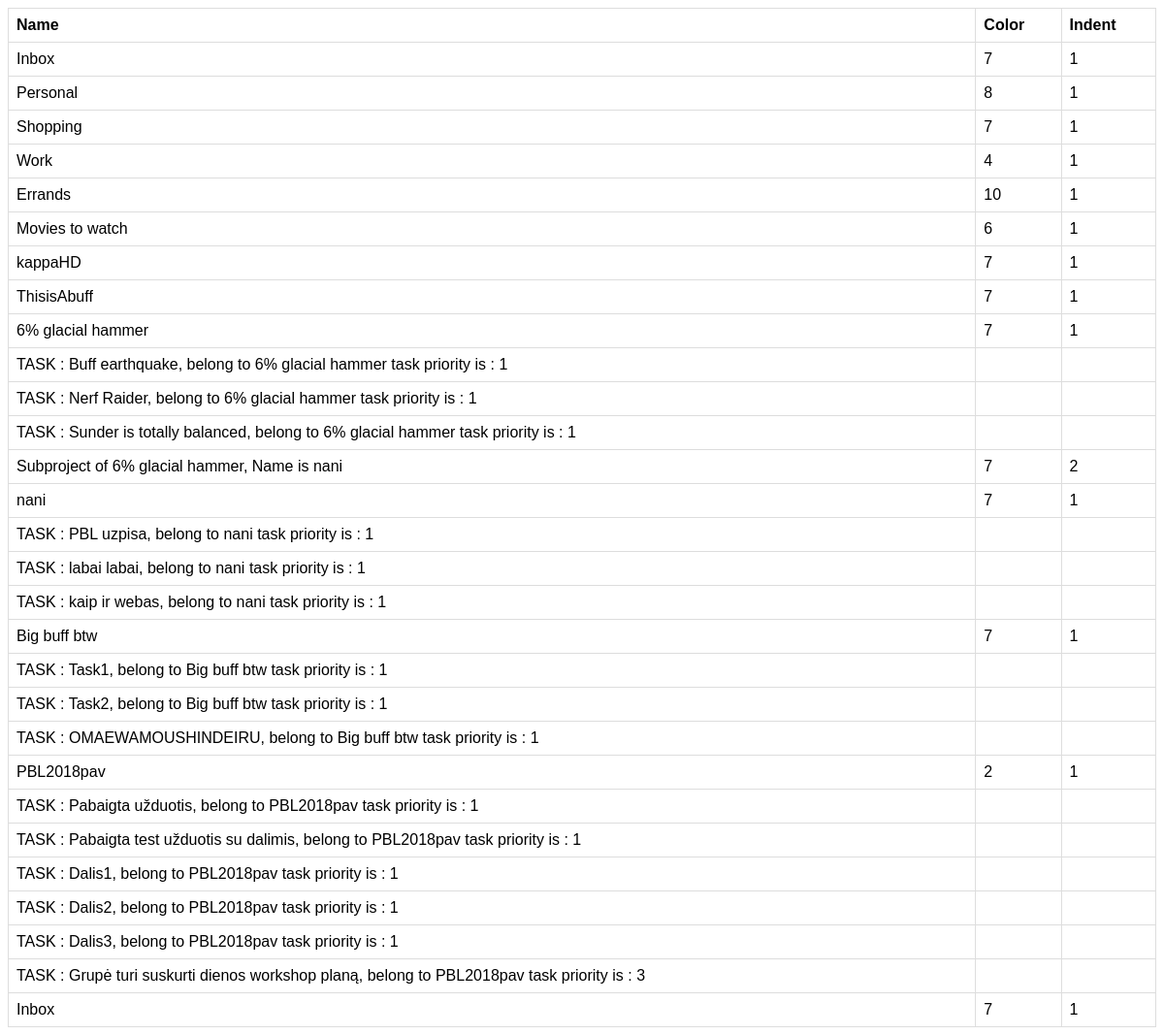
The page /projektai/ on the database as committed earlier.
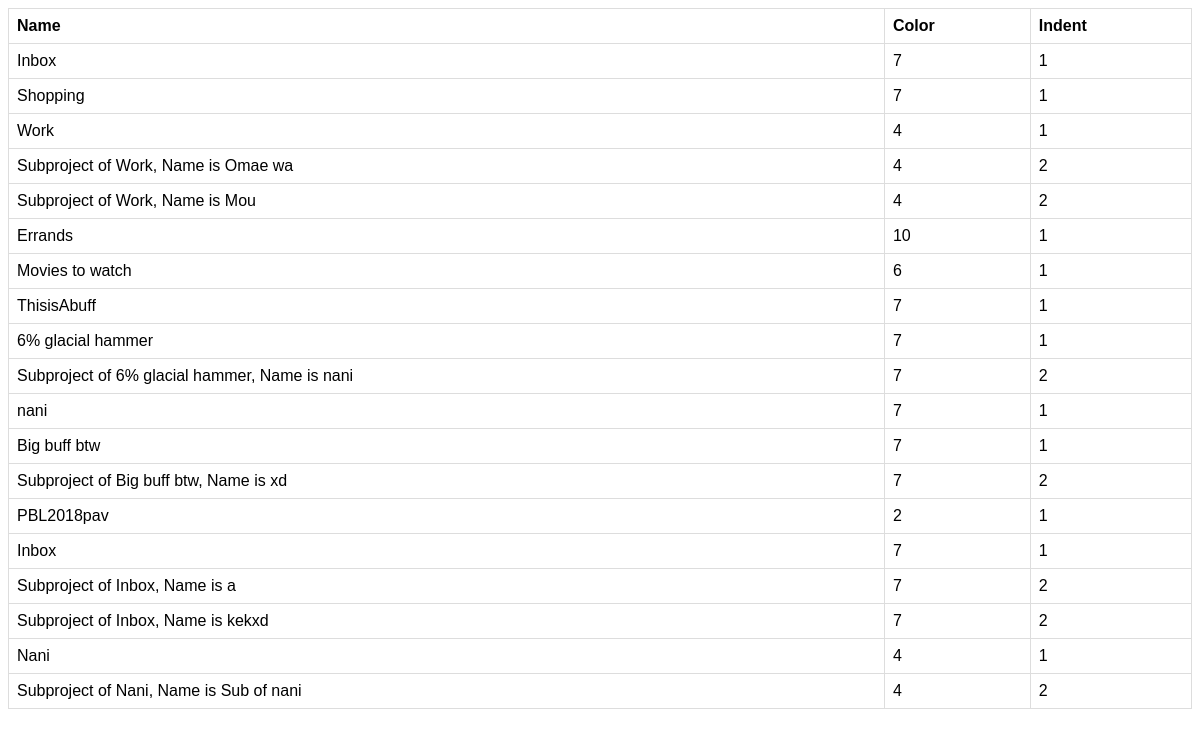
The same page on the database as committed later.
### projektai/models.py (models this page shows, shortened)
class Projektas(models.Model):
    Project_token = models.ForeignKey(UserProfile,to_field='token',on_delete=models.PROTECT,null=True)
    Project_name = models.CharField(max_length=100)
    Project_ID = models.BigIntegerField(primary_key=True)
    Parent_id = models.ForeignKey('self',to_field='Project_ID',null=True,blank=True,on_delete=models.CASCADE)
    Color = models.IntegerField(null=True,blank=True)
    Indent = models.IntegerField(null=True,blank=True)
    is_deleted = models.IntegerField(null=True,blank=True)
    is_archived = models.IntegerField(null=True,blank=True)

class Task(models.Model):
    task_Content = models.TextField(null=True,blank=True)
    task_id = models.BigIntegerField(primary_key=True)
    task_project_id = models.ForeignKey(Projektas,to_field='Project_ID',on_delete=models.CASCADE)
    task_parent_id = models.ForeignKey('self',to_field='task_id',null=True,blank=True,on_delete=models.CASCADE)
    task_priority = models.IntegerField(null=True,blank=True)
    task_indent = models.IntegerField(null=True,blank=True)
    task_date_added = models.DateTimeField(null=True,blank=True)
    task_due_date_utc = models.DateTimeField(null=True,blank=True)
    task_uid = models.ForeignKey(Collaborator,related_name='%(class)s_id',on_delete=models.CASCADE,null=True,blank=True)
    task_responsible_uid = models.ForeignKey(Collaborator,to_field='id',on_delete=models.CASCADE,null=True,blank=True)
    checked = models.IntegerField(null=True,blank=True)
    in_history = models.IntegerField(null=True,blank=True)
    is_deleted = models.IntegerField(null=True,blank=True)

### projektai/views.py (the view)
class IndexView(ListView):
    context_object_name = 'post_list'
    template_name = 'projektai/index.html'
    queryset = Projektas.objects.all()
    def get_context_data(self,**kwargs):
        context = super(IndexView,self).get_context_data(**kwargs)
        context['tasks']=Task.objects.order_by('task_priority')
        return context

### projektai/templates/projektai/index.html (shortened to what this page needs)
<!DOCTYPE html>
<html lang="en" dir="ltr">
  <head>
  </head>
  <body>
    <table>
      <tr>
        <th>Name</th>
        <th>Color</th>
        <th>Indent</th>
      </tr>
{% for item in post_list %}
{% if item.Indent is 1 %}
<tr>
  <td>{{item.Project_name}}</td>
  <td>{{item.Color}}</td>
  <td>{{item.Indent}}</td>
</tr>
{% for task in tasks %}
{% if task.task_project_id.Project_ID == item.pk %}
<tr>
  <td>TASK : {{task.task_Content}}, belong to {{task.task_project_id.Project_name}}    task priority is : {{task.task_priority}}</td>
  <td></td>
  <td></td>
</tr>
{% endif %}
{% endfor %}
{% for item2 in post_list %}
{% if item2.Parent_id.Project_ID == item.Project_ID %}
  <tr>
    <td>Subproject of {{item.Project_name}}, Name is {{item2.Project_name}}</td>
    <td>{{item2.Color}}</td>
    <td>{{item2.Indent}}</td>
  </tr>
    {% endif %}
      {% endfor %}
{% endif %}
{% endfor %}
    </table>
  </body>
</html>

### projektai/templates/projektai/index.html (style rules this page uses)
table { font-family: arial, sans-serif; border-collapse: collapse; width: 100%; }
td, th { border: 1px solid #dddddd; text-align: left; padding: 8px; }

Rows that differ between the two databases and show on the page:
removed Projektas: Project_name "Personal", Color "8", Indent "1"
removed Projektas: Project_name "kappaHD", Color "7", Indent "1"
removed Task: task_Content "Buff earthquake", task_project_id.Project_name "6% glacial hammer", task_priority "1", shown under Projektas "6% glacial hammer"
removed Task: task_Content "Nerf Raider", task_project_id.Project_name "6% glacial hammer", task_priority "1", shown under Projektas "6% glacial hammer"
removed Task: task_Content "Sunder is totally balanced", task_project_id.Project_name "6% glacial hammer", task_priority "1", shown under Projektas "6% glacial hammer"
removed Task: task_Content "PBL uzpisa", task_project_id.Project_name "nani", task_priority "1", shown under Projektas (number 11 of 19 on the later page)
removed Task: task_Content "labai labai", task_project_id.Project_name "nani", task_priority "1", shown under Projektas (number 11 of 19 on the later page)
removed Task: task_Content "kaip ir webas", task_project_id.Project_name "nani", task_priority "1", shown under Projektas (number 11 of 19 on the later page)
removed Task: task_Content "Task1", task_project_id.Project_name "Big buff btw", task_priority "1", shown under Projektas "Big buff btw"
removed Task: task_Content "Task2", task_project_id.Project_name "Big buff btw", task_priority "1", shown under Projektas "Big buff btw"
removed Task: task_Content "OMAEWAMOUSHINDEIRU", task_project_id.Project_name "Big buff btw", task_priority "1", shown under Projektas "Big buff btw"
removed Task: task_Content "Pabaigta užduotis", task_project_id.Project_name "PBL2018pav", task_priority "1", shown under Projektas "PBL2018pav"
removed Task: task_Content "Pabaigta test užduotis su dalimis", task_project_id.Project_name "PBL2018pav", task_priority "1", shown under Projektas "PBL2018pav"
removed Task: task_Content "Dalis1", task_project_id.Project_name "PBL2018pav", task_priority "1", shown under Projektas "PBL2018pav"
removed Task: task_Content "Dalis2", task_project_id.Project_name "PBL2018pav", task_priority "1", shown under Projektas "PBL2018pav"
removed Task: task_Content "Dalis3", task_project_id.Project_name "PBL2018pav", task_priority "1", shown under Projektas "PBL2018pav"
removed Task: task_Content "Grupė turi suskurti dienos workshop planą", task_project_id.Project_name "PBL2018pav", task_priority "3", shown under Projektas "PBL2018pav"
added Projektas: {{ item.Project_name }} "Work", Project_name "Omae wa", Color "4", Indent "2"
added Projektas: {{ item.Project_name }} "Work", Project_name "Mou", Color "4", Indent "2"
added Projektas: {{ item.Project_name }} "Big buff btw", Project_name "xd", Color "7", Indent "2"
added Projektas: {{ item.Project_name }} "Inbox", Project_name "a", Color "7", Indent "2"
added Projektas: {{ item.Project_name }} "Inbox", Project_name "kekxd", Color "7", Indent "2"
added Projektas: Project_name "Nani", Color "4", Indent "1"
added Projektas: Project_name "Sub of nani", Color "4", Indent "2", shown under "Nani"
